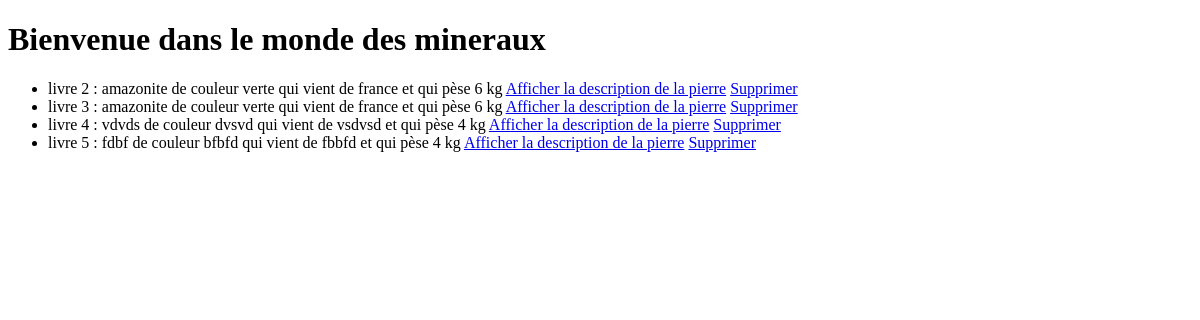
Page /mesmineraux/index/ on the earlier database version.
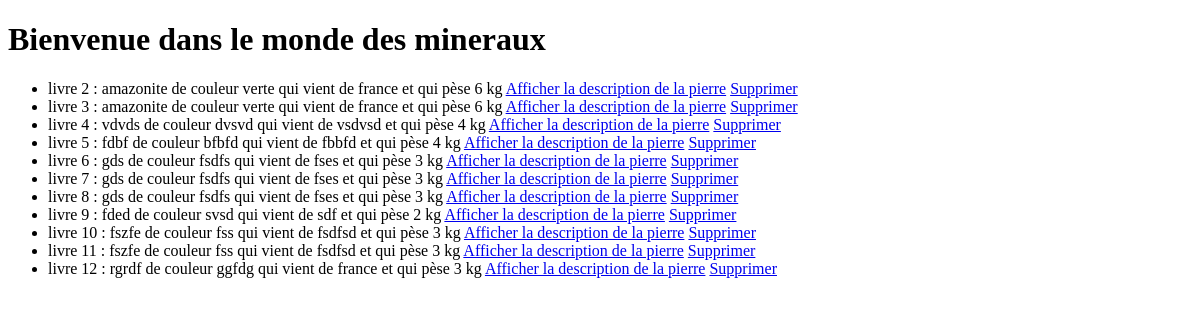
Same page on the later database version.
### mesmineraux/models.py (models this page shows)
class Pierre(models.Model):
    nompierre = models.CharField(max_length=100)
    couleur = models.CharField(max_length = 100)
    nationalité = models.CharField(max_length = 100)
    poids = models.IntegerField(blank=False)
    resume = models.TextField(null = True, blank = True)
    def __str__(self):
        chaine = f"{self.nompierre} de couleur {self.couleur} qui vient de {self.nationalité} et qui pèse {self.poids} kg"
        return chaine

### mesmineraux/views.py (the view)
# urls.py: path('index/', views.index),
def index(request):
    liste = models.Pierre.objects.all()
    return render(request, 'mesmineraux/index.html', {"liste": liste})

### mesmineraux/templates/mesmineraux/index.html (shortened to what this page needs)
<!DOCTYPE html>
<html lang="en">
<head>
</head>
<body>
    <h1> Bienvenue dans le monde des mineraux </h1>
<ul>
    {% for l in liste %}
    <li> livre {{l.id}} : {{l}}
    <a href ="/mesmineraux/affiche/{{l.id}}/"> Afficher la description de la pierre</a>
    <a href ="/mesmineraux/delete/{{l.id}}/"> Supprimer</a>
    </li>
    {% endfor %}
</ul>
</body>
</html>

Differences in the rows shown:
added Pierre: id "6", nompierre+couleur+nationalité "gds de couleur fsdfs qui vient de fses et qui pèse 3 kg"
added Pierre: id "7", nompierre+couleur+nationalité "gds de couleur fsdfs qui vient de fses et qui pèse 3 kg"
added Pierre: id "8", nompierre+couleur+nationalité "gds de couleur fsdfs qui vient de fses et qui pèse 3 kg"
added Pierre: id "9", nompierre+couleur+nationalité "fded de couleur svsd qui vient de sdf et qui pèse 2 kg"
added Pierre: id "10", nompierre+couleur+nationalité "fszfe de couleur fss qui vient de fsdfsd et qui pèse 3 kg"
added Pierre: id "11", nompierre+couleur+nationalité "fszfe de couleur fss qui vient de fsdfsd et qui pèse 3 kg"
added Pierre: id "12", nompierre+couleur+nationalité "rgrdf de couleur ggfdg qui vient de france et qui pèse 3 kg"
